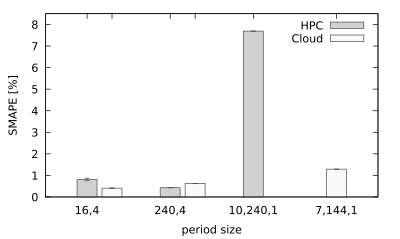

This chart was generated by the following gnuplot code:
#set term png size 800,400
#set output 'by-periodsize-smape.png'
set datafile separator ";"

set terminal pdf size 4,2.4
set output 'by-periodsize-smape.pdf'

#x axis formatting
set xlabel 'period size'

#y axis formatting
set ylabel 'SMAPE [%]'

# box settings
set boxwidth 0.24
set yrange [0:8.5]
set xrange [0.5:4.5]

# styles
set style line 1 lc rgb 'gray10' lt 1 lw 1
set style line 2 lc rgb 'gray90' lt 1 lw 1
set style fill solid 0.2 border rgb 'gray30'

#set autoscale

plot \
    "by-periodsize-smape-hpc.csv" using 1:3:4:xtic(2) with boxerrorbars ls 1 title 'HPC', \
    "by-periodsize-smape-uninet.csv" using 1:3:4:xtic(2) with boxerrorbars ls 2 title 'Cloud'
